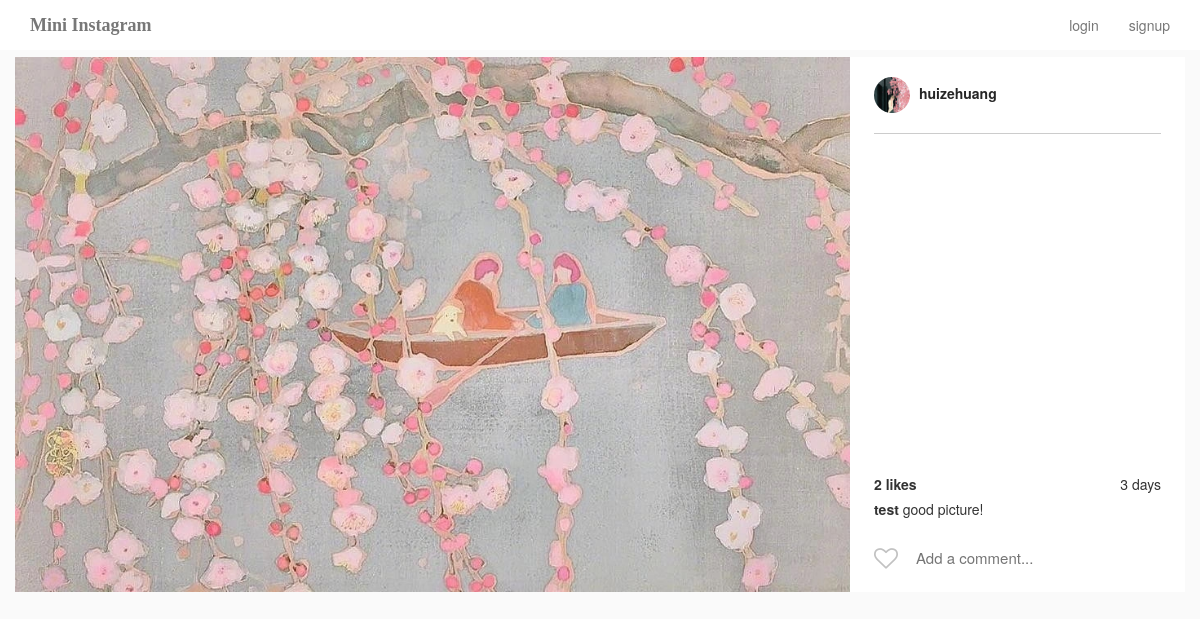
/post/1/, run on an earlier commit of the app's database.
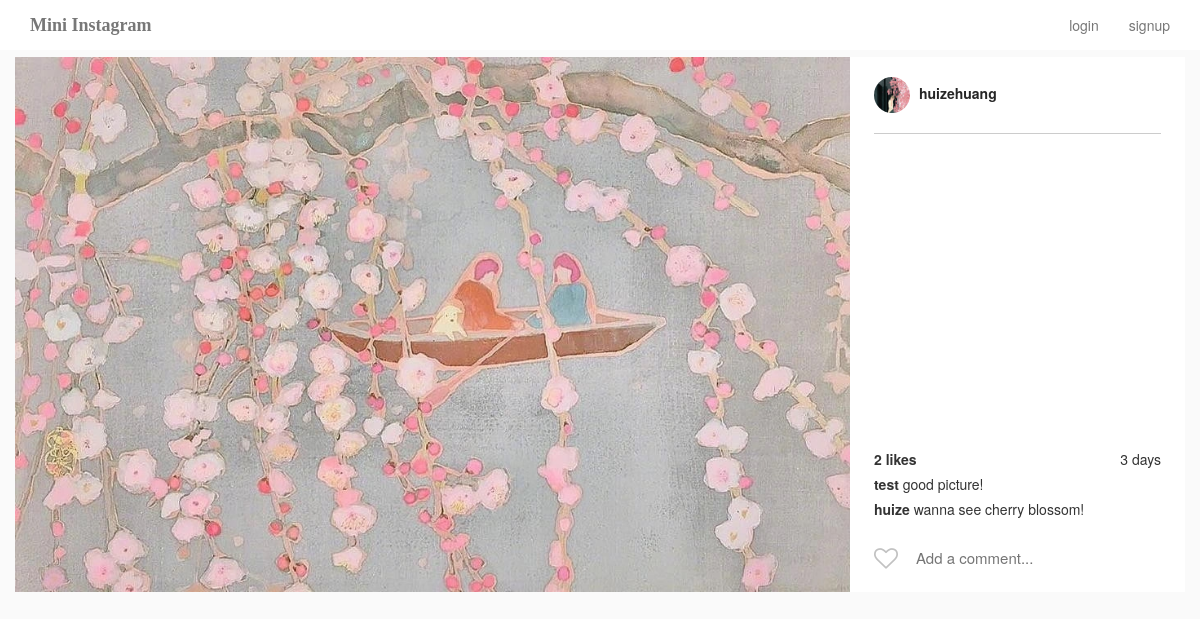
And on a later commit of the database.
### Insta/models.py (models this page shows, shortened)
class Comment(models.Model):
    post = models.ForeignKey(
        Post,
        on_delete=models.CASCADE,
        related_name='comments'
    )
    user = models.ForeignKey(
        CustomUser,
        on_delete=models.CASCADE,
    )
    comment = models.CharField(max_length=100)
    posted_on = models.DateTimeField(auto_now_add=True)

class CustomUser(AbstractUser):
    profile_pic = ProcessedImageField(
        upload_to = 'static/images/profiles',
        format = 'JPEG',
        options = {'quality': 100},
        blank = True,
        null = True
    )

### Insta/views.py (the view)
# urls.py: path('post/<int:pk>/', PostDetailView.as_view(), name='post_detail'),
class PostDetailView(DetailView):
    model = Post
    template_name = 'post_detail.html'
    def get_context_data(self, **kwargs):
        data = super().get_context_data(**kwargs)
        if self.request.user.is_authenticated:
            liked = Like.objects.filter(post=self.kwargs.get('pk'), user=self.request.user).first()
            if liked:
                data['liked'] = 1
            else:
                data['liked'] = 0
        return data

### Insta/models.py (called while the page is built)
    def get_like_count(self):
        return self.likes.count()

### Templates/post_detail.html (shortened to what this page needs)
{% extends 'base.html' %}
{% load custom_tags %}
{% block content %}
<div class="row single-post">
    <div class="single-post-card view-update {{ object.pk }}">
        <div class="header">
            <a href="{% url 'user_detail' object.author.id %}">
                {% if object.author.profile_pic %}
                    <img class="picture-circle--medium" src="/{{object.author.profile_pic}}">
                {% endif %}
                {{ object.author.username }}
            </a>
        </div>
        <div class="image__wrapper">
            <img class="card__main-image" src="/{{object.image}}" width='1000', height='1000'>
        </div>
        <div class="comments-portion">
            <div class="likes-timestamp-row">
                <div class="likes">
                    {% if object.get_like_count %}
                        {{ object.get_like_count }} like{% if object.get_like_count > 1 %}s{% endif %}
                    {% else %}
                        0 like
                    {% endif %}
                </div>
                <div class="timestamp">
                    {{ object.posted_on|timesince }}
                </div>
            </div>
            <ul class="comment-list">
                {% for comment in object.comments.all %}
                <li class="comment-list__comment">
                    <a href="{% url 'user_detail' comment.user.id %}" class="user">
                        {{ comment.user.username }}
                    </a>
                    <span class="comment">{{ comment.comment }}</span>
                </li>
                {% endfor %}
            </ul>
            <section class="input-row">
                {% if request.user.is_authenticated %}
                    <i class="fa {% has_user_liked_post user post %} submit-like" aria-hidden="true"></i>
                    <div class="comment-input-wrapper">
                        <input class="add-comment" type="text" placeholder="Add a comment...">
                    </div>
                    <div class="hidden-data {{ post.pk }}" style="display: none;">
                        <span class="post-pk">{{ post.pk }}</span>
                    </div>
                {% else %}
                    <a href="{% url 'login' %}"><i class="fa fa-heart-o submit-like-visitor" aria-hidden="true"></i></a>
                    <div class="comment-input-wrapper">
                        <input class="add-comment-visitor" type="text" placeholder="Add a comment...">
                    </div>
                {% endif %}
            </section>
        </div>
    </div>
</div>
{% endblock content %}

What changed in the data, as far as the page shows it:
added Comment: user.username "huize", comment "wanna see cherry blossom!"
